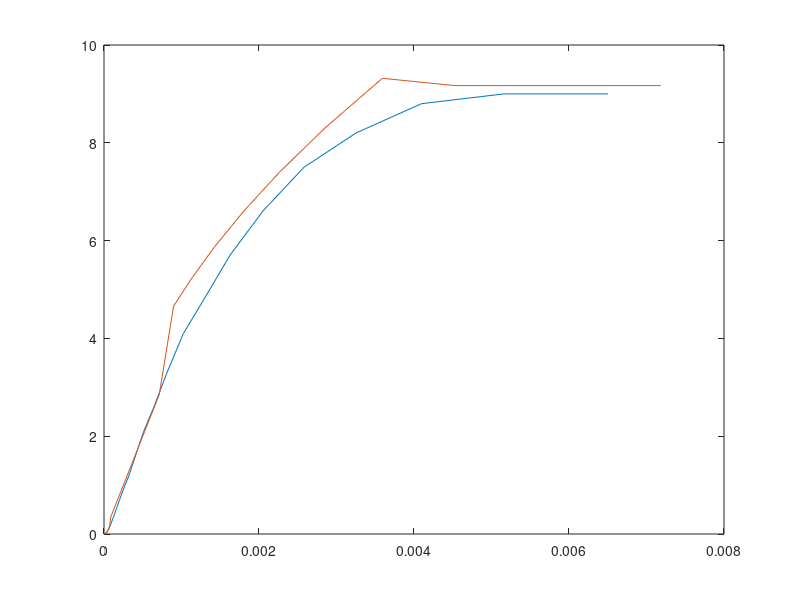

MATLAB code to generate this figure:
clear
close all

binmean_sbm = load('diamg_sbm.txt');
binmean_tau = load('diamg_tau.txt');
termvel_sbm=[0.50E-01 0.78E-01 0.12E+00 0.19E+00 0.31E+00 0.49E+00 ...
0.77E+00 0.12E+01 0.19E+01 0.30E+01 0.48E+01 0.74E+01...
0.11E+02 0.17E+02 0.26E+02 0.37E+02 0.52E+02 0.71E+02...
0.94E+02 0.12E+03 0.16E+03 0.21E+03 0.26E+03 0.33E+03...
0.41E+03 0.48E+03 0.57E+03 0.66E+03 0.75E+03 0.82E+03...
0.88E+03 0.90E+03 0.90E+03]/1e2;

for ibin=1:34
   if ibin>=1 && ibin<15
      beta(ibin)=2/3;
      alpha(ibin)=0.45795E+06;
   elseif ibin>=15 && ibin<25
      beta(ibin)=1/3;
      alpha(ibin)=4.962E+03;
   elseif ibin>=25 && ibin<32
      beta(ibin)=1/6;
      alpha(ibin)=1.732E+03;
   elseif ibin>=32
      beta(ibin)=0;
      alpha(ibin)=917;
   end
   AMS(ibin)=binmean_tau(ibin)^3*pi/6*1e3;
   termvel_tau(ibin)=alpha(ibin)*(AMS(ibin)*1000.)^beta(ibin)/1e2;
end

plot(binmean_sbm,termvel_sbm); hold on
plot(binmean_tau,termvel_tau)